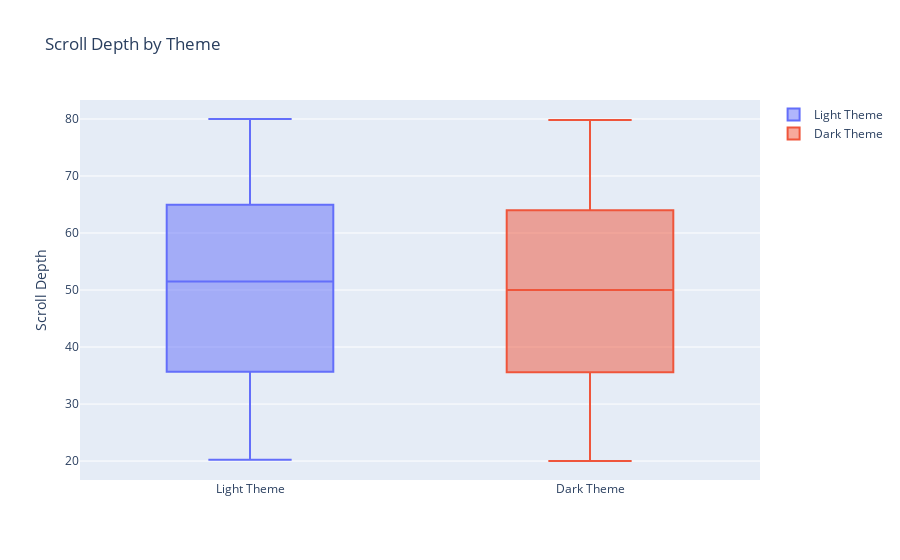

Source (notebook cell):
### Markdown cell above
#### Now let’s have a look at the scroll depth of both themes:

### Code cell
# Create boxplot for Scroll Depths
fig = go.Figure()
fig.add_trace(go.Box(y=light_theme_data['Scroll_Depth'],name='Light Theme'))
fig.add_trace(go.Box(y=dark_theme_data['Scroll_Depth'], name='Dark Theme'))

fig.update_layout(
    title_text='Scroll Depth by Theme',
    yaxis_title_text='Scroll Depth',
    height = 500
)
# Show the figure
fig.show()

### Figure 1 — Plotly figure (JSON) as saved in the notebook; plotly's stock layout.template omitted (floating-point values rounded to 4 significant figures; data arrays with more than 128 entries replaced by an {"elided": "..."} marker saying what was removed)
{"data": [{"name": "Light Theme", "type": "box", "y": {"elided": "486 float values"}}, {"name": "Dark Theme", "type": "box", "y": {"elided": "514 float values"}}], "layout": {"autosize": true, "title": {"text": "Scroll Depth by Theme"}, "xaxis": {"autorange": true, "range": [-0.5, 1.5], "type": "category"}, "yaxis": {"autorange": true, "range": [16.68, 83.33], "title": {"text": "Scroll Depth"}, "type": "linear"}}}
